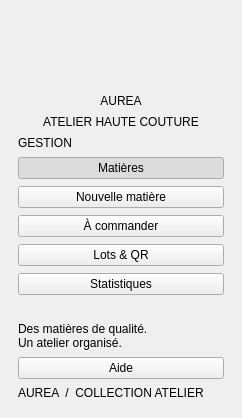
          <widget class="QFrame" name="sidebar">
            <property name="minimumSize">
              <size>
                <width>242</width>
                <height>0</height>
              </size>
            </property>
            <property name="maximumSize">
              <size>
                <width>242</width>
                <height>16777215</height>
              </size>
            </property>
            <layout class="QVBoxLayout" name="sidebarLayout">
              <property name="leftMargin">
                <number>18</number>
              </property>
              <property name="topMargin">
                <number>18</number>
              </property>
              <property name="rightMargin">
                <number>18</number>
              </property>
              <property name="bottomMargin">
                <number>18</number>
              </property>
              <property name="spacing">
                <number>7</number>
              </property>
              <item>
                <widget class="QWidget" name="brandRow">
                  <layout class="QVBoxLayout" name="brandRowLayout">
                    <property name="leftMargin">
                      <number>0</number>
                    </property>
                    <property name="topMargin">
                      <number>0</number>
                    </property>
                    <property name="rightMargin">
                      <number>0</number>
                    </property>
                    <property name="bottomMargin">
                      <number>0</number>
                    </property>
                    <property name="spacing">
                      <number>6</number>
                    </property>
                    <item>
                      <widget class="QLabel" name="logoMark">
                        <property name="alignment">
                          <set>Qt::AlignCenter</set>
                        </property>
                        <property name="text">
                          <string />
                        </property>
                        <property name="sizePolicy">
                          <sizepolicy hsizetype="Preferred" vsizetype="Fixed">
                            <horstretch>0</horstretch>
                            <verstretch>0</verstretch>
                          </sizepolicy>
                        </property>
                        <property name="minimumSize">
                          <size>
                            <width>0</width>
                            <height>70</height>
                          </size>
                        </property>
                        <property name="maximumSize">
                          <size>
                            <width>16777215</width>
                            <height>70</height>
                          </size>
                        </property>
                      </widget>
                    </item>
                    <item>
                      <widget class="QLabel" name="logoWord">
                        <property name="alignment">
                          <set>Qt::AlignCenter</set>
                        </property>
                        <property name="text">
                          <string>AUREA</string>
                        </property>
                        <property name="sizePolicy">
                          <sizepolicy hsizetype="Preferred" vsizetype="Fixed">
                            <horstretch>0</horstretch>
                            <verstretch>0</verstretch>
                          </sizepolicy>
                        </property>
                      </widget>
                    </item>
                  </layout>
                </widget>
              </item>
              <item>
                <widget class="QLabel" name="brandSubtitle">
                  <property name="alignment">
                          <set>Qt::AlignCenter</set>
                        </property>
                        <property name="text">
                    <string>ATELIER HAUTE COUTURE</string>
                  </property>
                  <property name="sizePolicy">
                    <sizepolicy hsizetype="Preferred" vsizetype="Fixed">
                      <horstretch>0</horstretch>
                      <verstretch>0</verstretch>
                    </sizepolicy>
                  </property>
                  
                </widget>
              </item>
              <item>
                <widget class="QLabel" name="navCaption">
                  <property name="text">
                    <string>GESTION</string>
                  </property>
                  <property name="sizePolicy">
                    <sizepolicy hsizetype="Preferred" vsizetype="Fixed">
                      <horstretch>0</horstretch>
                      <verstretch>0</verstretch>
                    </sizepolicy>
                  </property>
                  <property name="muted" stdset="0">
                    <bool>true</bool>
                  </property>
                </widget>
              </item>
              <item>
                <widget class="QPushButton" name="navInventory">
                  <property name="text">
                    <string>Matières</string>
                  </property>
                  <property name="nav" stdset="0">
                    <bool>true</bool>
                  </property>
                  <property name="checkable">
                    <bool>true</bool>
                  </property>
                  <property name="checked">
                    <bool>true</bool>
                  </property>
                </widget>
              </item>
              <item>
                <widget class="QPushButton" name="navEditor">
                  <property name="text">
                    <string>Nouvelle matière</string>
                  </property>
                  <property name="nav" stdset="0">
                    <bool>true</bool>
                  </property>
                  <property name="checkable">
                    <bool>true</bool>
                  </property>
                </widget>
              </item>
              <item>
                <widget class="QPushButton" name="navAlerts">
                  <property name="text">
                    <string>À commander</string>
                  </property>
                  <property name="nav" stdset="0">
                    <bool>true</bool>
                  </property>
                  <property name="checkable">
                    <bool>true</bool>
                  </property>
                </widget>
              </item>
              <item>
                <widget class="QPushButton" name="navQr">
                  <property name="text">
                    <string>Lots &amp;&amp; QR</string>
                  </property>
                  <property name="nav" stdset="0">
                    <bool>true</bool>
                  </property>
                  <property name="checkable">
                    <bool>true</bool>
                  </property>
                </widget>
              </item>
              <item>
                <widget class="QPushButton" name="navStats">
                  <property name="text">
                    <string>Statistiques</string>
                  </property>
                  <property name="nav" stdset="0">
                    <bool>true</bool>
                  </property>
                  <property name="checkable">
                    <bool>true</bool>
                  </property>
                </widget>
              </item>
              <item>
                <spacer name="sidebarSpacer">
                  <property name="orientation">
                    <enum>Qt::Vertical</enum>
                  </property>
                  <property name="sizeHint" stdset="0">
                    <size>
                      <width>20</width>
                      <height>20</height>
                    </size>
                  </property>
                </spacer>
              </item>
              <item>
                <widget class="QLabel" name="sidebarNote">
                  <property name="text">
                    <string>Des matières de qualité.
Un atelier organisé.</string>
                  </property>
                  <property name="sizePolicy">
                    <sizepolicy hsizetype="Preferred" vsizetype="Fixed">
                      <horstretch>0</horstretch>
                      <verstretch>0</verstretch>
                    </sizepolicy>
                  </property>
                  <property name="muted" stdset="0">
                    <bool>true</bool>
                  </property>
                  <property name="wordWrap">
                    <bool>true</bool>
                  </property>
                </widget>
              </item>
              <item>
                <widget class="QPushButton" name="helpButton">
                  <property name="text">
                    <string>Aide</string>
                  </property>
                </widget>
              </item>
              <item>
                <widget class="QLabel" name="sidebarVersion">
                  <property name="text">
                    <string>AUREA  /  COLLECTION ATELIER</string>
                  </property>
                  <property name="sizePolicy">
                    <sizepolicy hsizetype="Preferred" vsizetype="Fixed">
                      <horstretch>0</horstretch>
                      <verstretch>0</verstretch>
                    </sizepolicy>
                  </property>
                  <property name="eyebrow" stdset="0">
                    <bool>true</bool>
                  </property>
                </widget>
              </item>
            </layout>
          </widget>
